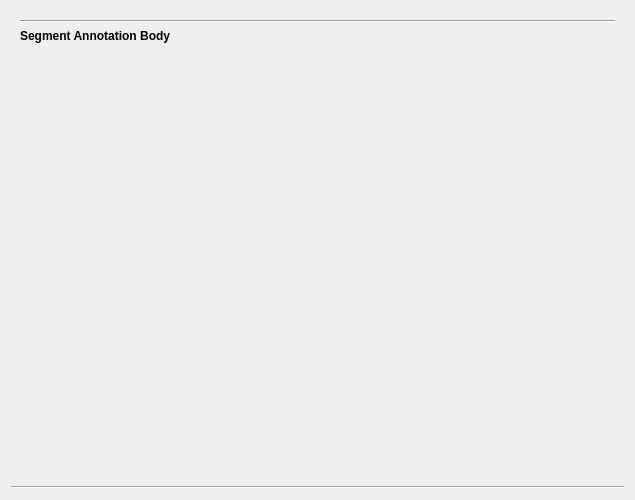
<?xml version="1.0" encoding="UTF-8"?>
<ui version="4.0">
 <class>Form</class>
 <widget class="QWidget" name="Form">
  <property name="geometry">
   <rect>
    <x>0</x>
    <y>0</y>
    <width>635</width>
    <height>500</height>
   </rect>
  </property>
  <property name="windowTitle">
   <string>Form</string>
  </property>
  <layout class="QVBoxLayout" name="verticalLayout">
   <item>
    <widget class="QWidget" name="widget" native="true">
     <layout class="QVBoxLayout" name="verticalLayout_2">
      <item>
       <widget class="Line" name="line">
        <property name="orientation">
         <enum>Qt::Horizontal</enum>
        </property>
       </widget>
      </item>
      <item>
       <widget class="QLabel" name="label">
        <property name="text">
         <string>&lt;html&gt;&lt;head/&gt;&lt;body&gt;&lt;p&gt;&lt;span style=&quot; font-weight:600;&quot;&gt;Segment Annotation Body&lt;/span&gt;&lt;/p&gt;&lt;/body&gt;&lt;/html&gt;</string>
        </property>
       </widget>
      </item>
      <item>
       <widget class="QWidget" name="widgetInner" native="true">
        <property name="sizePolicy">
         <sizepolicy hsizetype="Preferred" vsizetype="Expanding">
          <horstretch>0</horstretch>
          <verstretch>0</verstretch>
         </sizepolicy>
        </property>
        <layout class="QVBoxLayout" name="verticalLayout_3">
         <property name="leftMargin">
          <number>0</number>
         </property>
         <property name="topMargin">
          <number>0</number>
         </property>
         <property name="rightMargin">
          <number>0</number>
         </property>
         <property name="bottomMargin">
          <number>0</number>
         </property>
        </layout>
       </widget>
      </item>
     </layout>
    </widget>
   </item>
   <item>
    <widget class="Line" name="line_2">
     <property name="orientation">
      <enum>Qt::Horizontal</enum>
     </property>
    </widget>
   </item>
  </layout>
 </widget>
 <resources/>
 <connections/>
</ui>
